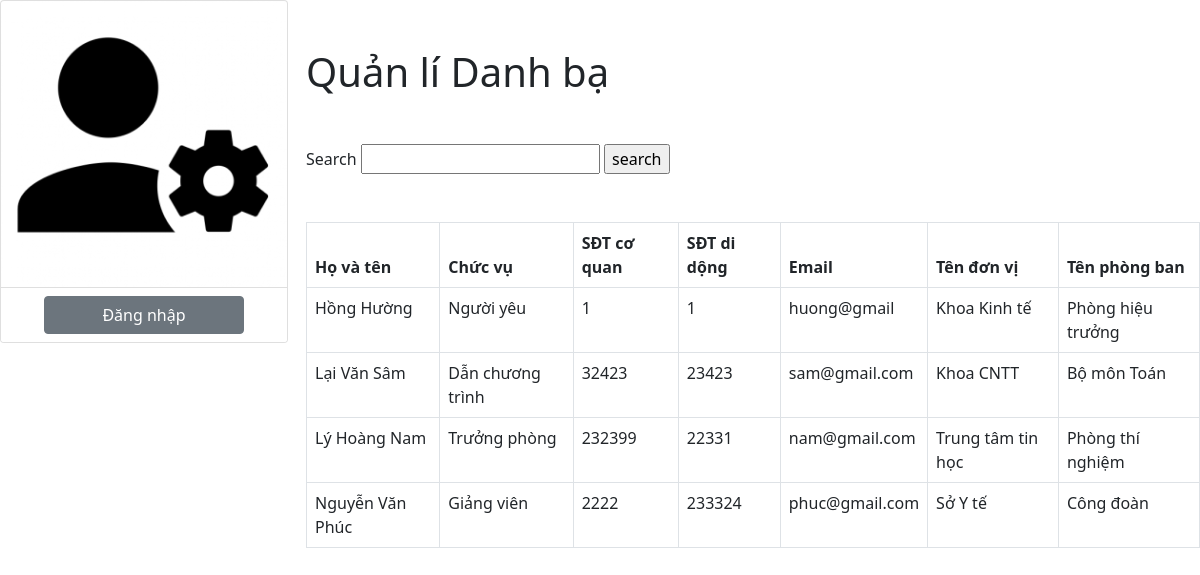
The page / on the database its author committed.
### tables this page shows
CREATE TABLE `can_bo` (
  `id_can_bo` int(11) NOT NULL,
  `id_phong_ban` int(11) DEFAULT NULL,
  `ten` varchar(30) DEFAULT NULL,
  `chuc_vu` varchar(30) DEFAULT NULL,
  `sdt_co_quan` varchar(9) DEFAULT NULL,
  `email` varchar(50) DEFAULT NULL,
  `sdt_di_dong` varchar(9) DEFAULT NULL
);

CREATE TABLE `don_vi` (
  `id_don_vi` int(11) NOT NULL,
  `ten` varchar(20) DEFAULT NULL
);

CREATE TABLE `phong_ban` (
  `id_phong_ban` int(11) NOT NULL,
  `id_don_vi` int(11) DEFAULT NULL,
  `ten_phong_ban` varchar(20) DEFAULT NULL,
  `dia_chi` varchar(50) DEFAULT NULL,
  `sdt` varchar(10) DEFAULT NULL,
  `email` varchar(50) DEFAULT NULL,
  `website` varchar(30) DEFAULT NULL
);

### index.php (the view, shortened to what this page needs)
<?php
include("./conn.php");
include("./component.php");
$sql = "SELECT can_bo.ten, can_bo.chuc_vu, can_bo.sdt_co_quan, can_bo.sdt_di_dong,
        can_bo.email, phong_ban.ten_phong_ban,
        don_vi.ten as ten_don_vi
        FROM can_bo, phong_ban, don_vi
        WHERE can_bo.id_phong_ban = phong_ban.id_phong_ban AND don_vi.id_don_vi = phong_ban.id_don_vi order by can_bo.ten";
$result = mysqli_query($conn, $sql);
?>
<div>
    <div class="row">
        <div class="col-3">
            <div class="card" style="width: 18rem;">
                <img src="./admin/admin.png" class="card-img-top">
                <ul class="list-group list-group-flush text-center">
                    <li class="list-group-item">
                        <button type="button" class="btn btn-secondary" style="width:200px">
                            <a href="http://localhost:8080/kiemtra/admin/index-login.php" class="text-decoration-none text-white">Đăng nhập</a>
                        </button>
                    </li>
                </ul>
            </div>
        </div>
        <div class="col-9 mt-5">
            <h1> Quản lí Danh bạ</h1>
            <div class="mt-5">
                <form action="" method="GET">
                    Search <input type="text" name="search">
                    <input type="submit" name="ok" value="search">
                </form>
            </div>
            <table class="table mt-5 table-bordered">
                <thead>
                    <tr>
                        <th scope="col">Họ và tên</th>
                        <th scope="col">Chức vụ</th>
                        <th scope="col">SĐT cơ quan</>
                        <th scope="col">SĐT di dộng</th>
                        <th scope="col">Email</th>
                        <th scope="col">Tên đơn vị</th>
                        <th scope="col">Tên phòng ban</th>
                    </tr>
                </thead>
                <tbody>
                    <?php
                    while ($row = mysqli_fetch_array($result)) {
                    ?>
                        <tr>
                            <td> <?php echo $row['ten']; ?> </td>
                            <td> <?php echo $row['chuc_vu']; ?></td>
                            <td> <?php echo $row['sdt_co_quan']; ?></td>
                            <td> <?php echo $row['sdt_di_dong'] ?></td>
                            <td> <?php echo $row['email'] ?></td>
                            <td> <?php echo $row['ten_don_vi'] ?></td>
                            <td> <?php echo $row['ten_phong_ban'] ?></td>
                        </tr>
                    <?php
                    }
                    ?>
                </tbody>
            </table>
        </div>
    </div>
</div>

### component.php (shortened to what this page needs)
<!doctype html>
<html lang="en">
<head>
    <link href="https://cdn.jsdelivr.net/npm/bootstrap@5.1.0/dist/css/bootstrap.min.css" rel="stylesheet">
    <link rel="stylesheet" href="https://cdn.jsdelivr.net/npm/bootstrap-icons@1.3.0/font/bootstrap-icons.css">
    <link rel="stylesheet" href="../css-admin/header.css">
</head>
<body>
</body>
</html>

### rows shown on the page
can_bo: ten "Hồng Hường", chuc_vu "Người yêu", sdt_co_quan "1", sdt_di_dong "1", email "huong@gmail", don_vi.ten "Khoa Kinh tế", id_phong_ban.ten_phong_ban "Phòng hiệu trưởng"
can_bo: ten "Lại Văn Sâm", chuc_vu "Dẫn chương trình", sdt_co_quan "32423", sdt_di_dong "23423", email "sam@gmail.com", don_vi.ten "Khoa CNTT", id_phong_ban.ten_phong_ban "Bộ môn Toán"
can_bo: ten "Lý Hoàng Nam", chuc_vu "Trưởng phòng", sdt_co_quan "232399", sdt_di_dong "22331", email "nam@gmail.com", don_vi.ten "Trung tâm tin học", id_phong_ban.ten_phong_ban "Phòng thí nghiệm"
can_bo: ten "Nguyễn Văn Phúc", chuc_vu "Giảng viên", sdt_co_quan "2222", sdt_di_dong "233324", email "phuc@gmail.com", don_vi.ten "Sở Y tế", id_phong_ban.ten_phong_ban "Công đoàn"
